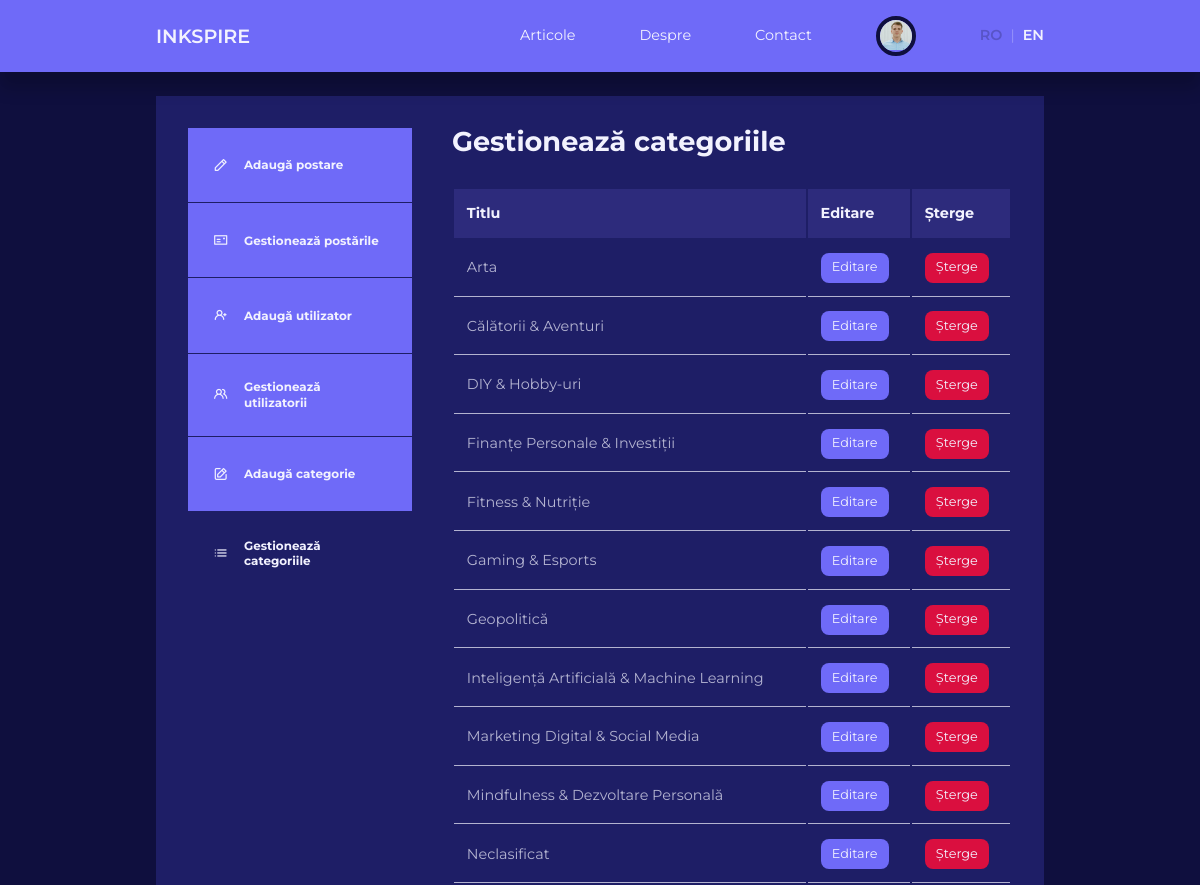
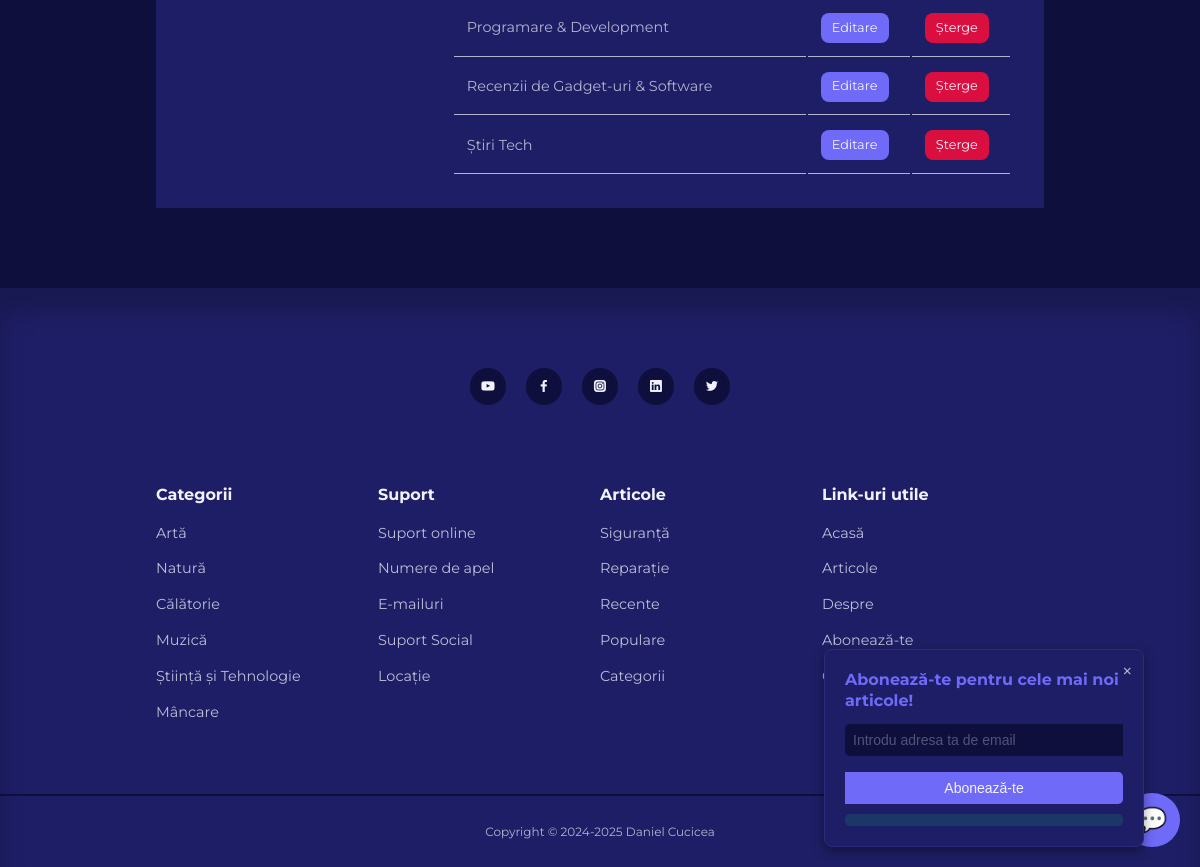
Page /admin/manage-categories.php (signed in) on the committed database (2 pictures, top to bottom).
### tables this page shows
CREATE TABLE `users` (
  `id` int(11) UNSIGNED NOT NULL,
  `firstname` varchar(50) NOT NULL,
  `lastname` varchar(50) NOT NULL,
  `username` varchar(50) NOT NULL,
  `email` varchar(100) NOT NULL,
  `password` varchar(255) NOT NULL,
  `avatar` varchar(255) NOT NULL,
  `is_admin` tinyint(1) NOT NULL
);

CREATE TABLE `categories` (
  `id` int(11) UNSIGNED NOT NULL,
  `title` varchar(50) NOT NULL,
  `description` text NOT NULL,
  `title_en` varchar(50) NOT NULL,
  `description_en` text NOT NULL
);

### admin/partials/header.php (called while the page is built, shortened)
<?php
require '../partials/header.php';

### admin/manage-categories.php (the view, shortened to what this page needs)
<?php
 include 'partials/header.php';
 $lang = $_SESSION['lang'] ?? 'ro';
 $title_field = $lang === 'en' ? 'title_en' : 'title';
 $query = "SELECT * FROM categories ORDER BY title";
 $categories = mysqli_query($connection, $query);
?>
<section class="dashboard">
    <div class="container dashboard__container">
        <aside>
            <ul>
                <li>
                    <a href="add-post.php"><i class="uil uil-pen"></i>
                         <h5><?= t('add_post') ?></h5>
                    </a>
                </li>
                <li>
                    <a href="index.php"><i class="uil uil-postcard"></i>
                        <h5><?= t('manage_posts') ?></h5>
                    </a>
                </li>
                <?php if (isset($_SESSION['user_is_admin'])) : ?>
                    <li>
                        <a href="add-user.php"><i class="uil uil-user-plus"></i>
                           <h5><?= t('add_user') ?></h5>
                        </a>
                    </li>
                    <li>
                        <a href="manage-users.php"><i class="uil uil-users-alt"></i>
                            <h5><?= t('manage_user') ?></h5>
                        </a>
                    </li>
                    <li>
                        <a href="add-category.php"><i class="uil uil-edit"></i>
                             <h5><?= t('add_category') ?></h5>
                        </a>
                    </li>
                    <li>
                        <a href="manage-categories.php" class="active"><i class="uil uil-list-ul"></i>
                             <h5><?= t('manage_categories') ?></h5>
                        </a>
                    </li>
                <?php endif ?>
            </ul>
        </aside>
        <main>
            <h2><?= t('manage_categories') ?></h2>
            <?php if (mysqli_num_rows($categories) > 0) : ?>
                <table>
                    <thead>
                        <tr>
                             <th><?= t('title') ?></th>
                             <th><?= t('edit') ?></th>
                             <th><?= t('delete') ?></th>
                        </tr>
                    </thead>
                    <tbody>
                        <?php while ($category = mysqli_fetch_assoc($categories)) : ?>
                            <tr>
                                <td><?= $category[$title_field] ?></td>
                                <td><a href="<?= ROOT_URL ?>admin/edit-category.php?id=<?= $category['id'] ?>" class="btn sm"><?= t('edit') ?></a></td>
                                <td><a href="<?= ROOT_URL ?>admin/delete-category.php?id=<?= $category['id'] ?>" class="btn sm danger"><?= t('delete') ?></a></td>
                            </tr>
                        <?php endwhile ?>
                    </tbody>
                </table>
            <?php else : ?>
                <div class="alert__message error"><?= t('no_categories_found') ?></div>
            <?php endif ?>
        </main>
    </div>
</section>
<?php
include '../partials/footer.php';
?>

### partials/header.php (shortened to what this page needs)
<?php
require 'config/database.php';
if (isset($_SESSION['user-id'])) {
    $id = filter_var($_SESSION['user-id'], FILTER_SANITIZE_NUMBER_INT);
    $query = "SELECT avatar FROM users WHERE id=$id";
    $result = mysqli_query($connection, $query);
    $avatar = mysqli_fetch_assoc($result);
}
?>
<?php
$lang = $_SESSION['lang'] ?? 'ro';
$langFile = __DIR__ . "/../lang/{$lang}.json";
$json = file_get_contents($langFile);
$translations = json_decode($json, true);
function t($key) {
  global $translations;
  return $translations[$key] ?? $key;
}
?>
<!DOCTYPE html>
<html lang="en">
<head>
    <link rel="stylesheet" href="<?= ROOT_URL ?>css/style.css">
    <link rel="stylesheet" href="https://unicons.iconscout.com/release/v4.0.0/css/line.css">
</head>
<body>
    <nav>
        <div class="container nav__container">
            <a href="<?= ROOT_URL ?>" class="nav__logo">INKSPIRE</a>
            <ul class="nav__items">
             <li><a href="<?= ROOT_URL ?>blog.php"><?= t('blog') ?></a></li>
             <li><a href="<?= ROOT_URL ?>about.php"><?= t('about') ?></a></li>
             <li><a href="<?= ROOT_URL ?>contact.php"><?= t('contact') ?></a></li>
                <?php if (isset($_SESSION['user-id'])) : ?>
                    <li class="nav__profile">
                        <div class="avatar">
                            <img src="<?= ROOT_URL . 'images/' . $avatar['avatar'] ?>">
                        </div>
                    </li>
                <?php else : ?>
                    <li><a href="<?= ROOT_URL ?>signin.php"><?= t('signin') ?></a></li>
                <?php endif ?>
                <?php
                $url = strtok($_SERVER["REQUEST_URI"], '?');
                $params = $_GET;
                unset($params['lang']);
                $query = http_build_query($params);
                $prefix = $query ? '?' . $query . '&' : '?';
                ?>
                <li class="lang-switcher">
                <a href="<?= $url . $prefix ?>lang=ro" class="<?= $lang==='ro' ? 'active' : '' ?>">RO</a>
                <span>|</span>
                <a href="<?= $url . $prefix ?>lang=en" class="<?= $lang==='en' ? 'active' : '' ?>">EN</a>
                </li>
             </ul>
        </div>
    </nav>

### css/style.css (style rules this page uses)
:root { --color-primary: #6f6af8; --color-primary-light: hsl(242, 91%, 69%, 18%); --color-primary-variant: #5854c7; --color-red: #da0f3f; --color-red-light: hsl(346, 87%, 46%, 15%); --color-green: #00c476; --color-green-light: hsl(156, 100%, 38%, 15%); --color-gray-900: #1e1e66; --color-gray-700: #2d2b7c; --color-gray-300: rgba(242, 242, 254, 0.3); --color-gray-200: rgba(242, 242, 254, 0.7); --color-white: #f2f2fe; --color-bg: #0f0f3e; --transition: all 300ms ease; --container-width-lg: 74%; --container-width-md: 88%; --form-width: 40%; --card-border-radius-1: 0.3rem; --card-border-radius-2: 0.5rem; --card-border-radius-3: 0.8rem; --card-border-radius-4: 2rem; --card-border-radius-5: 5rem; }
* { margin: 0; padding: 0; outline: 0; border: 0; appearance: 0; list-style: none; text-decoration: none; box-sizing: border-box; }
body { font-family: 'Montserrat', sans-serif; line-height: 1.6; color: var(--color-gray-200); overflow-x: hidden; background: var(--color-bg); font-size: 0.9rem; }
.container { width: var(--container-width-lg); max-width: 1800px; margin-inline: auto; }
section { margin-top: 3rem; width: 100vw; }
h1, h2, h3, h4, h5 { color: var(--color-white); line-height: 1.3; }
h2 { font-size: 1.7rem; margin: 1rem 0; }
a { color: var(--color-white); transition: var(--transition); }
img { display: block; width: 100%; object-fit: cover; }
nav { background: var(--color-primary); width: 100vw; height: 4.5rem; position: fixed; top: 0; z-index: 10; box-shadow: 0 1rem 1rem rgba(0, 0, 0, 0.2); }
.nav__container { height: 100%; display: flex; align-items: center; justify-content: space-between; }
.avatar { width: 2.5rem; height: 2.5rem; border-radius: 50%; overflow: hidden; border: 0.3rem solid var(--color-bg); }
.nav__logo { font-weight: 600; font-size: 1.2rem; }
.nav__items { position: relative; display: flex; align-items: center; gap: 4rem; }
.nav__profile { position: relative; cursor: pointer; z-index: 20; }
.btn { display: inline-block; width: fit-content; padding: 0.6rem 1.2rem; background-color: var(--color-primary); border-radius: var(--card-border-radius-2); cursor: pointer; transition: var(--transition); color: var(--color-white); }
.btn.sm { padding: 0.3rem 0.7rem; font-size: 0.8rem; }
.btn.danger { background: var(--color-red); }
.dashboard { margin-top: 6rem; }
.dashboard__container { display: grid; grid-template-columns: 14rem auto; gap: 1rem; background: var(--color-gray-900); padding: 2rem; margin-bottom: 5rem; }
.dashboard aside a { background-color: var(--color-primary); display: flex; gap: 1rem; align-items: center; padding: 1.6rem; }
.dashboard aside ul li:not(:last-child) a { border-bottom: 1px solid var(--color-gray-900); }
.dashboard aside a.active { background-color: var(--color-gray-900); }
.dashboard main { margin-left: 1.5rem; }
.dashboard main h2 { margin: 0 0 2rem 0; line-height: 1; }
.dashboard main table { width: 100%; text-align: left; }
.dashboard main table th { background: var(--color-gray-700); padding: 0.8rem; color: var(--color-white); }
.dashboard main table td { padding: 0.8rem; border-bottom: 1px solid var(--color-gray-200); }
.lang-switcher { margin-left: auto; display: flex; align-items: center; gap: 0.5rem; }
.lang-switcher a { color: var(--color-white); text-decoration: none; font-weight: 600; transition: color .2s; }
.lang-switcher a.active, .lang-switcher a:hover { color: var(--color-primary-variant); }
.lang-switcher span { color: var(--color-gray-300); }

### rows in the picture
users: avatar (picture)
categories: title "Arta"
categories: title "Călătorii & Aventuri"
categories: title "DIY & Hobby-uri"
categories: title "Finanțe Personale & Investiții"
categories: title "Fitness & Nutriție"
categories: title "Gaming & Esports"
categories: title "Geopolitică"
categories: title "Inteligență Artificială & Machine Learning"
categories: title "Marketing Digital & Social Media"
categories: title "Mindfulness & Dezvoltare Personală"
categories: title "Neclasificat"
categories: title "Programare & Development"
categories: title "Recenzii de Gadget-uri & Software"
categories: title "Știri Tech"

### other values in the picture
t('blog') "Articole"
t('about') "Despre"
t('contact') "Contact"
t('add_post') "Adaugă postare"
t('manage_posts') "Gestionează postările"
t('add_user') "Adaugă utilizator"
t('manage_user') "Gestionează utilizatorii"
t('add_category') "Adaugă categorie"
t('manage_categories') "Gestionează categoriile"
t('title') "Titlu"
t('edit') "Editare"
t('delete') "Șterge"
t('support') "Suport"
t('support_online') "Suport online"
t('support_phone_numbers') "Numere de apel"
